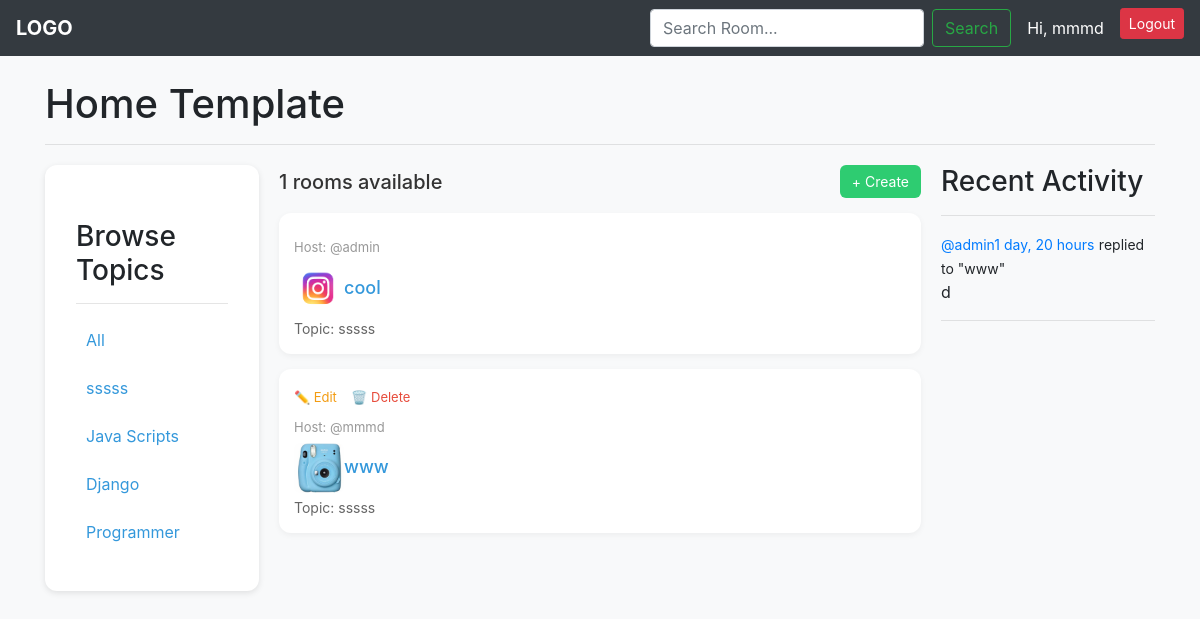
Screenshot of /?q=sssss (signed in) with the database file from the repository.
### chat_room/models.py (models this page shows)
class Topic(models.Model):
    name = models.CharField(max_length=50)
    def __str__(self):
        return self.name

class Room(models.Model):
    topic = models.ForeignKey(Topic,on_delete=models.SET_NULL,null=True)
    host = models.ForeignKey(User,on_delete=models.SET_NULL,null=True)
    name = models.CharField(max_length=250,)
    participants = models.ManyToManyField(User,related_name="participants",blank=True)
    description = models.TextField(blank=True,null=True)
    update = models.DateTimeField(auto_now=True)
    created = models.DateTimeField(auto_now_add=True)
    image = models.ImageField(upload_to="room/image",blank=True,null=True)
    class Meta:
        ordering = ['-update','-created']
    def __str__(self):
        return self.name

class Message(models.Model):
    user = models.ForeignKey(User,on_delete=models.CASCADE)
    room = models.ForeignKey(Room,on_delete=models.CASCADE)
    body = models.TextField()
    updated = models.DateTimeField(auto_now=True)
    created = models.DateTimeField(auto_now_add=True)
    def __str__(self):
        return self.body[0:50]

### chat_room/views.py (the view)
# urls.py: path('',views.rooms,name="rooms"),
@login_required(login_url="login_register")
def rooms(request):
    q = request.GET.get('q') if request.GET.get('q') != None else ''
    room = Room.objects.filter(
        Q(topic__name__icontains=q) |
        Q(name__icontains=q)|
        Q(description__icontains=q)|
        Q(name__icontains=q)
        )
    topics = Topic.objects.all()
    room_count = Room.objects.filter(participants=request.user).count()
    room_message = Message.objects.filter(Q(room__topic__name__icontains=q)).order_by("-created","-updated")
    context = {
        'rooms':room,
        'topics':topics,
        'room_count':room_count,
        'room_messages':room_message,
        'q':q,
    }
    return render(request,"room/room.html",context)

### templates/room/room.html (shortened to what this page needs)
{% extends "base.html" %}
{% block content %}
<div class="home-container">
    <div class="topics">
        {% include "room/topic_component.html" %}
    </div>
    <div>
        <div class="rooms-header">
            <h5>{{ room_count }} rooms available</h5>
            <a href="{% url 'create_room' %}">+ Create</a>
        </div>
        {% include "room/feed_component.html" %}
    </div>
    <div class="activity">
        {% include 'room/activity_component.html' %}
    </div>
</div>
{% endblock content %}

### templates/navbar.html
<nav class="navbar navbar-expand-lg navbar-dark bg-dark">
    <a class="navbar-brand font-weight-bold" href="{% url 'rooms' %}">LOGO</a>
    <form class="form-inline my-2 my-lg-0 ml-auto" method="GET" action="{% url 'rooms' %}">
      <input class="form-control mr-sm-2" type="search" name="q" placeholder="Search Room..." aria-label="Search">
      <button class="btn btn-outline-success my-2 my-sm-0" type="submit">Search</button>
    </form>
    <ul class="navbar-nav ml-3">
      {% if request.user.is_authenticated %}
        <li class="nav-item">
          <span class="navbar-text text-white mr-3">Hi, <a href="{% url 'profile' user.id %}">{{ request.user.username }}</span>
        </li>
        <li class="nav-item">
          <a class="btn btn-danger btn-sm" href="{% url 'logout' %}">Logout</a>
        </li>
      {% else %}
        <li class="nav-item">
          <a class="btn btn-success btn-sm" href="{% url 'login_register' %}">Login</a>
        </li>
      {% endif %}
    </ul>
  </nav>

### templates/room/topic_component.html
<div class="topics-box p-3 mt-4">
    <h3 class="mb-3">Browse Topics</h3>
    <hr>
    <a class="topic-link d-block mb-2" href="{% url 'rooms' %}">All</a>
    {% for topic in topics %}
        <a class="topic-link d-block mb-2" href="{% url 'rooms' %}?q={{topic.name}}">{{ topic.name }}</a>
    {% endfor %}
</div>

### templates/room/feed_component.html (shortened to what this page needs)
{% if q %}
{% for room in rooms %}
<div class="room">
    <div class="room-actions">
        {% if request.user == room.host %}
        <a href="{% url 'update_room' room.id %}">✏️ Edit</a>
        <a href="{% url 'delete_room' room.id %}">🗑️ Delete</a>
        {% endif %}
    </div>
    <span>Host: @{{ room.host.username }}</span>
    {% if room.image %}
    <h5><img src="{{ room.image.url }}" alt="{{ room.name }}" class="room-img"><a href="{% url 'chat_room' room.id %}">{{ room.name }}</a></h5>
    {% else %}
    <h5><a href="{% url 'chat_room' room.id %}">{{ room.name }}</a></h5>
    {% endif %}
    <small>Topic: {{ room.topic }}</small>
</div>
{% endfor %}
{% endif %}

### templates/room/activity_component.html (shortened to what this page needs)
<h3>Recent Activity</h3>
        <hr>
        {% for message in room_messages %}
        <div>
            <a href="{% url 'profile' message.user.id %}"><small>@{{ message.user }}{{ message.created|timesince }}</small></a>
            <small>replied to "{{ message.room }}" </small>
            <p>{{ message }}</p>
            <hr>
        </div>
        {% endfor %}

### templates/room/room.html (style rules this page uses)
.home-container { display: grid; grid-template-columns: 1fr 3fr 1fr; gap: 20px; margin-top: 20px; }
.topics { background: #fff; padding: 15px; border-radius: 12px; box-shadow: 0 2px 6px rgba(0,0,0,0.1); }
.topics h3 { margin-bottom: 10px; }
.topics a { display: block; padding: 8px 10px; margin: 5px 0; text-decoration: none; color: #3498db; border-radius: 6px; transition: 0.3s; }
.rooms-header { display: flex; justify-content: space-between; align-items: center; margin-bottom: 15px; }
.rooms-header h5 { margin: 0; color: #333; }
.rooms-header a { background: #2ecc71; color: #fff; padding: 6px 12px; border-radius: 6px; text-decoration: none; font-size: 14px; }
.room { background: #fff; padding: 15px; border-radius: 12px; margin-bottom: 15px; box-shadow: 0 2px 6px rgba(0,0,0,0.05); }
.room h5 { margin: 0; font-size: 18px; }
.room h5 a { text-decoration: none; color: #3498db; }
.room small { display: block; color: #666; margin-top: 4px; }
.room span { font-size: 13px; color: #999; display: block; margin-bottom: 6px; }
.room-actions { margin-bottom: 10px; }
.room-actions a { font-size: 13px; margin-right: 10px; text-decoration: none; color: #e74c3c; }
.room-actions a:first-child { color: #f39c12; }

### templates/room/feed_component.html (style rules this page uses)
.room-img { height: 50px; width: 50px; object-fit: cover; border-radius: 8px; }

### rows the page displays
Topic: name "sssss"
Topic: name "Java Scripts"
Topic: name "Django"
Topic: name "Programmer"
Room: host.username "admin", image (picture), name "cool", topic "sssss"
Room: shows "✏️ Edit", host.username "mmmd", image (picture), name "www", topic "sssss"
Message: user "admin", created "1 day, 20 hours", room "www", body "d"

### other values shown
{{ request.user.username }} "mmmd"
{{ room_count }} "1"
